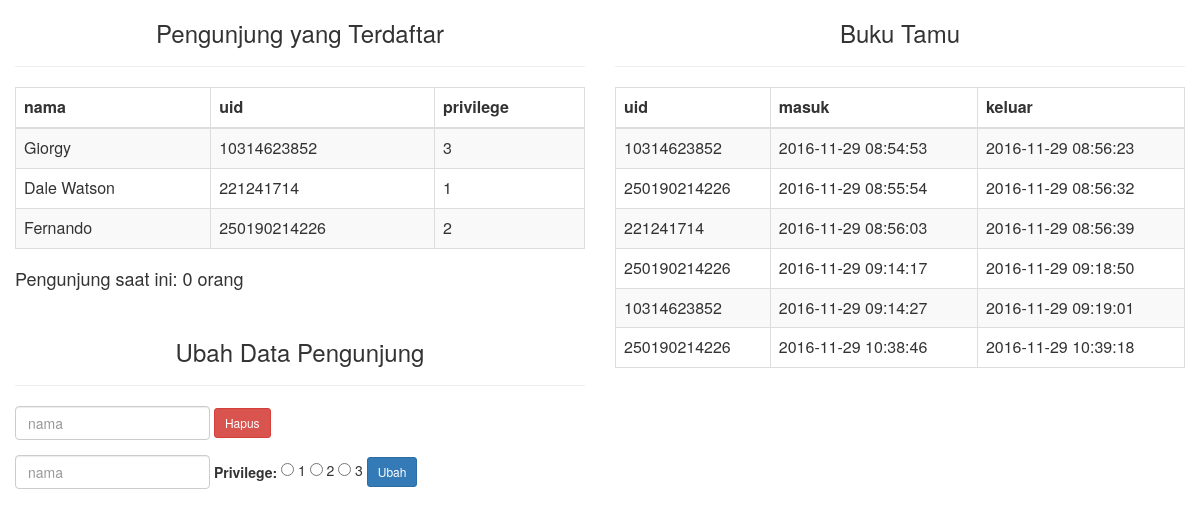
Page /pages/data.php on the earlier database version.
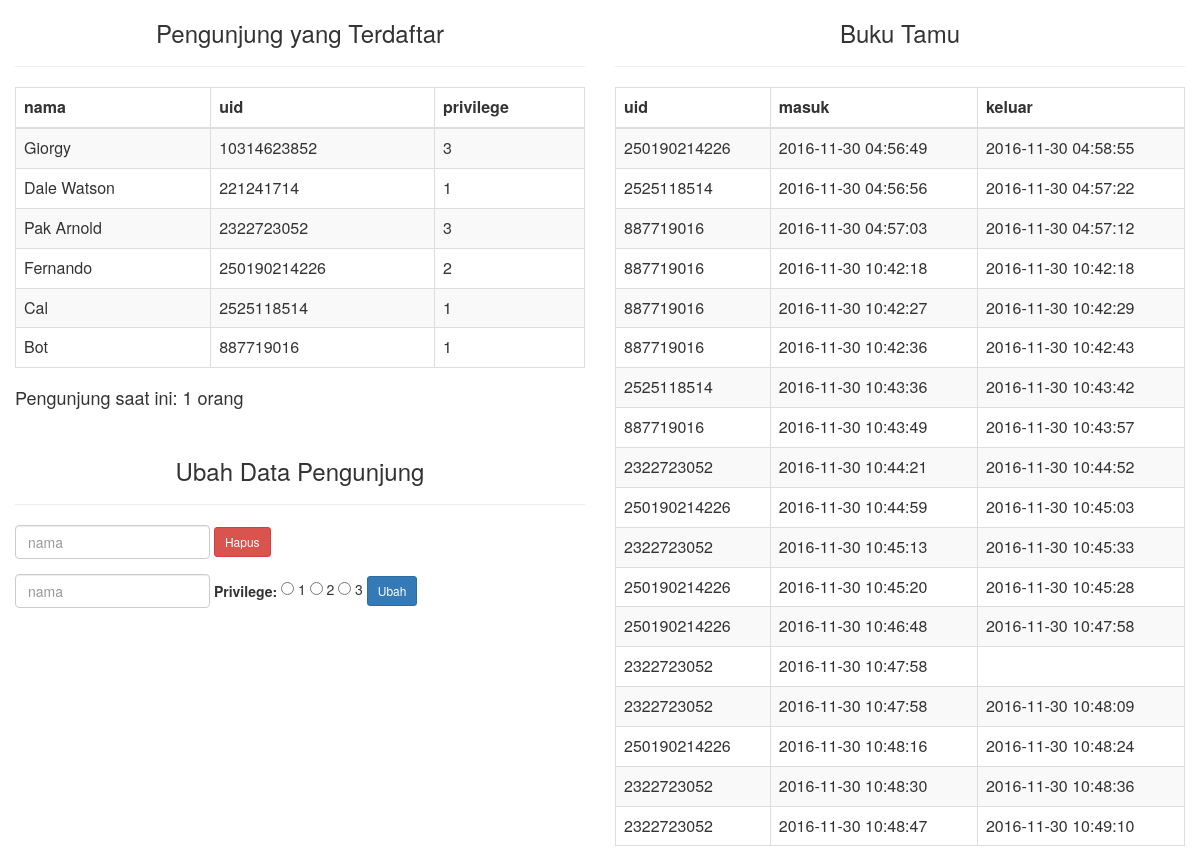
Same page on the later database version.
### tables this page shows
CREATE TABLE `pengunjung` (
  `nama` varchar(20) NOT NULL,
  `uid` varchar(20) NOT NULL,
  `privilege` tinyint(1) DEFAULT '1',
  `status` tinyint(1) NOT NULL DEFAULT '0'
);

CREATE TABLE `jumlah_pengunjung` (
  `jumlah` int(5) NOT NULL DEFAULT '0'
);

CREATE TABLE `buku_tamu` (
  `ke` int(10) NOT NULL,
  `uid` varchar(20) NOT NULL,
  `masuk` timestamp NOT NULL DEFAULT CURRENT_TIMESTAMP,
  `keluar` timestamp NULL DEFAULT NULL
);

### pages/data.php (the view, shortened to what this page needs)
<link rel="stylesheet" href="../css/bootstrap.css" />
<link rel="stylesheet" href="../css/dataTables.bootstrap.css" />
<?php
require('connect.php');
$peng = mysqli_query($conn,"SELECT * FROM pengunjung");
$buku = mysqli_query($conn,"SELECT * FROM buku_tamu");
$jumlah_pengunjung = mysqli_query($conn,"SELECT jumlah FROM jumlah_pengunjung");
?>
<div class="col-sm-6 container">
  <h3 class="text-center">Pengunjung yang Terdaftar</h3><hr>
  <table id="pengunjung" class="table table-striped table-bordered table-hover">
    <thead>
      <th>nama</th>
      <th>uid</th>
      <th>privilege</th>
    </thead>
    <tbody>
      <?php while($row = mysqli_fetch_array($peng)) { ?>
        <tr>
          <td><?php echo $row['nama']; ?></td>
          <td><?php echo $row['uid']; ?></td>
          <td><?php echo $row['privilege']; ?></td>
        </tr>
        <?php } ?>
      </tbody>
    </table>
    <?php $row = mysqli_fetch_array($jumlah_pengunjung) ?>
    <h4>Pengunjung saat ini: <?php echo $row['jumlah'] ?> orang</h4>
    <br>
    <div>
      <h3 class="text-center">Ubah Data Pengunjung</h3><hr>
      <form action="delVisitor.php" class="form-inline form-group" method="post">
          <input type="text" name="nama" class="form-control" id="nama" placeholder="nama" required autofocus>
          <button class="btn btn-lg btn-danger btn-sm" type="submit">Hapus</button>
      </form>
    </div>
    <form action="ubahPriv.php" class="form-inline form-group" method="post">
        <input type="text" name="nama" id="nama" class="form-control" placeholder="nama" required autofocus>
        <strong class="text-center control-label">Privilege:</strong>
        <input type="radio" name="priv" value="1"> 1
        <input type="radio" name="priv" value="2"> 2
        <input type="radio" name="priv" value="3"> 3
        <button class="btn btn-lg btn-primary btn-sm" type="submit">Ubah</button>
    </form>
  </div>
  <div class="col-sm-6">
    <h3 class="text-center">Buku Tamu</h3><hr>
    <table id="buku"class="table table-striped table-bordered table-hover">
      <thead>
        <th>uid</th>
        <th>masuk</th>
        <th>keluar</th>
      </thead>
      <tbody>
        <?php while($row = mysqli_fetch_array($buku)) { ?>
          <tr>
            <td><?php echo $row['uid']; ?></td>
            <td><?php echo $row['masuk']; ?></td>
            <td><?php echo $row['keluar']; ?></td>
          </tr>
          <?php } ?>
        </tbody>
      </table>
    </div>

Differences in the rows shown:
removed jumlah_pengunjung: jumlah "0"
removed buku_tamu: uid "10314623852", masuk "2016-11-29 08:54:53", keluar "2016-11-29 08:56:23"
removed buku_tamu: uid "250190214226", masuk "2016-11-29 08:55:54", keluar "2016-11-29 08:56:32"
removed buku_tamu: uid "221241714", masuk "2016-11-29 08:56:03", keluar "2016-11-29 08:56:39"
removed buku_tamu: uid "250190214226", masuk "2016-11-29 09:14:17", keluar "2016-11-29 09:18:50"
removed buku_tamu: uid "10314623852", masuk "2016-11-29 09:14:27", keluar "2016-11-29 09:19:01"
removed buku_tamu: uid "250190214226", masuk "2016-11-29 10:38:46", keluar "2016-11-29 10:39:18"
added pengunjung: nama "Pak Arnold", uid "2322723052", privilege "3"
added pengunjung: nama "Cal", uid "2525118514", privilege "1"
added pengunjung: nama "Bot", uid "887719016", privilege "1"
added jumlah_pengunjung: jumlah "1"
added buku_tamu: uid "250190214226", masuk "2016-11-30 04:56:49", keluar "2016-11-30 04:58:55"
added buku_tamu: uid "2525118514", masuk "2016-11-30 04:56:56", keluar "2016-11-30 04:57:22"
added buku_tamu: uid "887719016", masuk "2016-11-30 04:57:03", keluar "2016-11-30 04:57:12"
added buku_tamu: uid "887719016", masuk "2016-11-30 10:42:18", keluar "2016-11-30 10:42:18"
added buku_tamu: uid "887719016", masuk "2016-11-30 10:42:27", keluar "2016-11-30 10:42:29"
added buku_tamu: uid "887719016", masuk "2016-11-30 10:42:36", keluar "2016-11-30 10:42:43"
added buku_tamu: uid "2525118514", masuk "2016-11-30 10:43:36", keluar "2016-11-30 10:43:42"
added buku_tamu: uid "887719016", masuk "2016-11-30 10:43:49", keluar "2016-11-30 10:43:57"
added buku_tamu: uid "2322723052", masuk "2016-11-30 10:44:21", keluar "2016-11-30 10:44:52"
added buku_tamu: uid "250190214226", masuk "2016-11-30 10:44:59", keluar "2016-11-30 10:45:03"
added buku_tamu: uid "2322723052", masuk "2016-11-30 10:45:13", keluar "2016-11-30 10:45:33"
added buku_tamu: uid "250190214226", masuk "2016-11-30 10:45:20", keluar "2016-11-30 10:45:28"
added buku_tamu: uid "250190214226", masuk "2016-11-30 10:46:48", keluar "2016-11-30 10:47:58"
added buku_tamu: uid "2322723052", masuk "2016-11-30 10:47:58"
added buku_tamu: uid "2322723052", masuk "2016-11-30 10:47:58", keluar "2016-11-30 10:48:09"
added buku_tamu: uid "250190214226", masuk "2016-11-30 10:48:16", keluar "2016-11-30 10:48:24"
added buku_tamu: uid "2322723052", masuk "2016-11-30 10:48:30", keluar "2016-11-30 10:48:36"
added buku_tamu: uid "2322723052", masuk "2016-11-30 10:48:47", keluar "2016-11-30 10:49:10"
